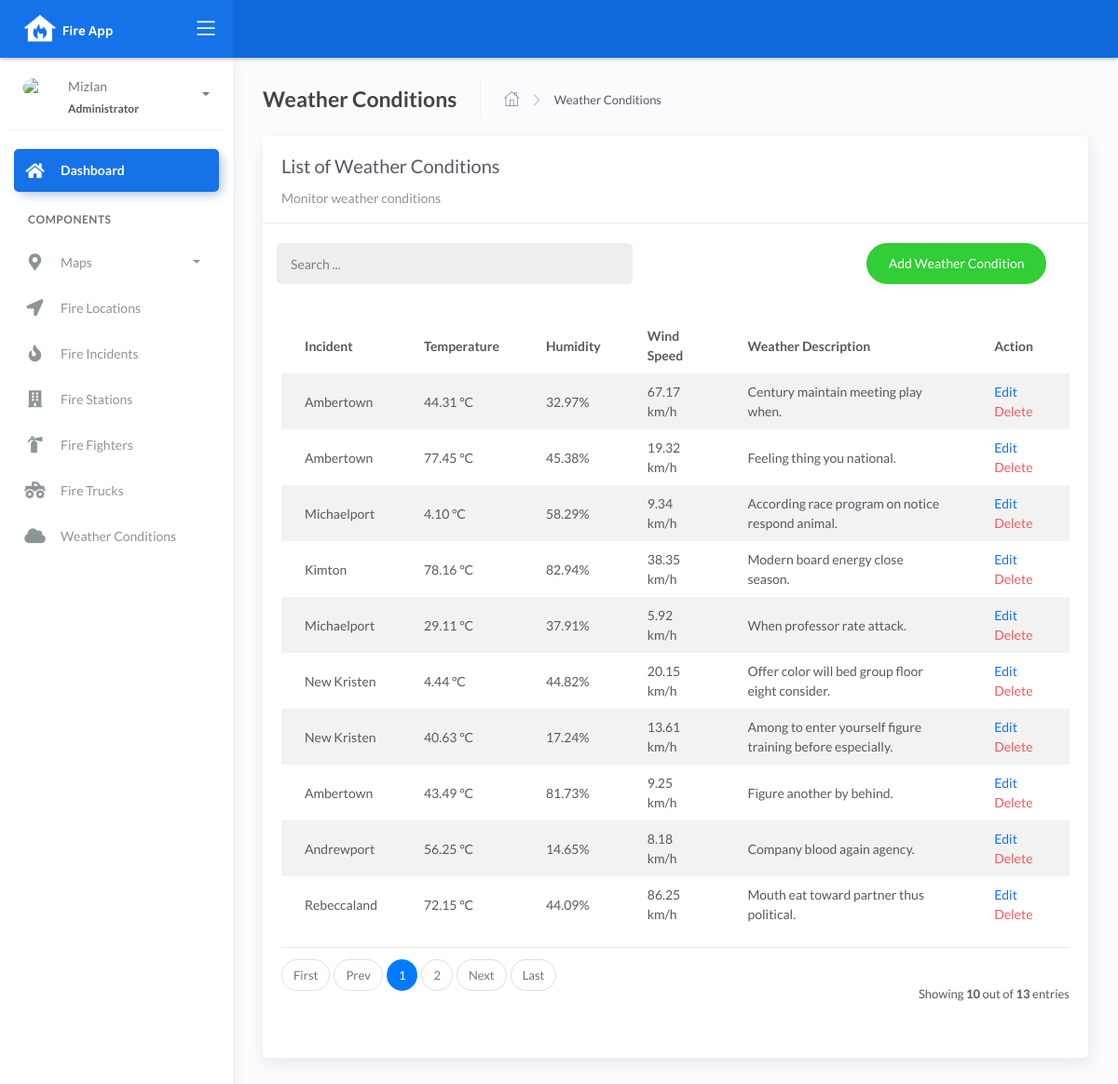
/weather_list, run on an earlier commit of the app's database.
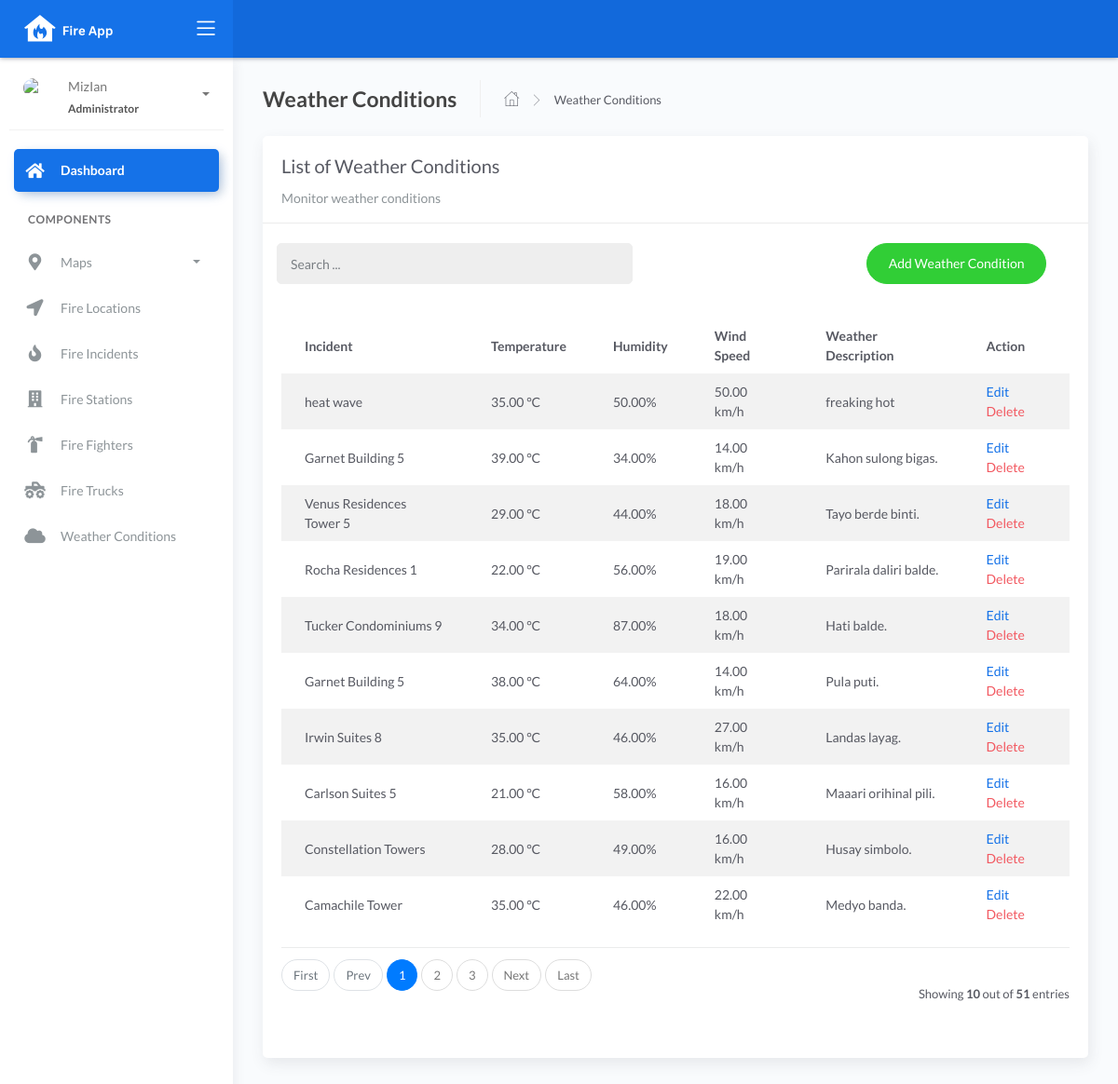
And on a later commit of the database.
### fire/models.py (models this page shows, shortened)
class BaseModel(models.Model):
    created_at = models.DateTimeField(auto_now_add=True, db_index=True)
    updated_at = models.DateTimeField(auto_now=True)
    class Meta:
        abstract = True

class WeatherConditions(BaseModel):
    incident = models.ForeignKey(Incident, on_delete=models.CASCADE)
    temperature = models.DecimalField(max_digits=10, decimal_places=2)
    humidity = models.DecimalField(max_digits=10, decimal_places=2)
    wind_speed = models.DecimalField(max_digits=10, decimal_places=2)
    weather_description = models.CharField(max_length=150)

class Incident(BaseModel):
    SEVERITY_CHOICES = (
        ('Minor Fire', 'Minor Fire'),
        ('Moderate Fire', 'Moderate Fire'),
        ('Major Fire', 'Major Fire'),
    )
    location = models.ForeignKey(Locations, on_delete=models.CASCADE)
    date_time = models.DateTimeField(blank=True, null=True)
    severity_level = models.CharField(max_length=45, choices=SEVERITY_CHOICES)
    description = models.CharField(max_length=250)
    def __str__(self):
        return f"{self.location}"

class Locations(BaseModel):
    name = models.CharField(max_length=150)
    latitude = models.DecimalField(
        max_digits=22, decimal_places=16, null=True, blank=True)
    longitude = models.DecimalField(
        max_digits=22, decimal_places=16, null=True, blank=True)
    address = models.CharField(max_length=150)
    city = models.CharField(max_length=150)  # can be in separate table
    country = models.CharField(max_length=150)  # can be in separate table
    def __str__(self):
        return f"{self.name}"

### fire/views.py (the view)
# urls.py: path('weather_list', WeatherConditionsList.as_view(), name='weather-list'),
class WeatherConditionsList(ListView):
    model = WeatherConditions
    context_object_name = 'weather'
    template_name = "weatherconditions_list.html"
    paginate_by = 10
    def get_queryset(self, *args, **kwargs):
        qs = super(WeatherConditionsList, self).get_queryset(*args, **kwargs)
        if self.request.GET.get("q") != None:
             query = self.request.GET.get('q')
             qs = qs.filter(Q(incident__location__name__icontains=query) |
                            Q(weather_description__icontains=query))
        return qs

### templates/weatherconditions_list.html (shortened to what the changed rows need)
{% extends 'base.html' %} {% load static %} {% block content %}
<div class="content">
    <div class="page-inner">
        <div class="row">
            <div class="col-md-12">
                <div class="card">
                    <br>
                    <div class="card-body">
                        <table class="table table-striped mt-3">
                            <thead>
                                <tr>
                                    <th scope="col">Incident</th>
                                    <th scope="col">Temperature</th>
                                    <th scope="col">Humidity</th>
                                    <th scope="col">Wind Speed</th>
                                    <th scope="col">Weather Description</th>
                                    <th scope="col">Action</th>
                                </tr>
                            </thead>
                            <tbody>
                                {% for object in object_list %}
                                <tr>
                                    <td>{{ object.incident }}</td>
                                    <td>{{ object.temperature }} °C</td>
                                    <td>{{ object.humidity }}%</td>
                                    <td>{{ object.wind_speed }} km/h</td>
                                    <td>{{ object.weather_description }}</td>
                                    <td>
                                        <a href="weather_list/edit/{{ object.id }}">Edit</a>
                                        <a href="weather_list/delete/{{ object.id }}" class="text-danger">Delete</a>
                                    </td>
                                </tr>
                                {% empty %}
                                <tr>
                                    <td colspan="4" style="text-align: center">
                                    <p class="text-sm font-weight-bold mb-0">No Records Found</p>
                                    </td>
                                </tr>
                                {% endfor %}
                            </tbody>
                        </table>
                        {% include 'includes/pagination.html' %}
                    </div>
                </div>
            </div>
        </div>
    </div>
</div>
{% endblock %}

What changed in the data, as far as the page shows it:
removed WeatherConditions: incident "Ambertown", temperature "44.31", humidity "32.97", wind_speed "67.17", weather_description "Century maintain meeting play when."
removed WeatherConditions: incident "Ambertown", temperature "77.45", humidity "45.38", wind_speed "19.32", weather_description "Feeling thing you national."
removed WeatherConditions: incident "Michaelport", temperature "4.10", humidity "58.29", wind_speed "9.34", weather_description "According race program on notice respond animal."
removed WeatherConditions: incident "Kimton", temperature "78.16", humidity "82.94", wind_speed "38.35", weather_description "Modern board energy close season."
removed WeatherConditions: incident "Michaelport", temperature "29.11", humidity "37.91", wind_speed "5.92", weather_description "When professor rate attack."
removed WeatherConditions: incident "New Kristen", temperature "4.44", humidity "44.82", wind_speed "20.15", weather_description "Offer color will bed group floor eight consider."
removed WeatherConditions: incident "New Kristen", temperature "40.63", humidity "17.24", wind_speed "13.61", weather_description "Among to enter yourself figure training before especially."
removed WeatherConditions: incident "Ambertown", temperature "43.49", humidity "81.73", wind_speed "9.25", weather_description "Figure another by behind."
removed WeatherConditions: incident "Andrewport", temperature "56.25", humidity "14.65", wind_speed "8.18", weather_description "Company blood again agency."
removed WeatherConditions: incident "Rebeccaland", temperature "72.15", humidity "44.09", wind_speed "86.25", weather_description "Mouth eat toward partner thus political."
added WeatherConditions: incident "heat wave", temperature "35.00", humidity "50.00", wind_speed "50.00", weather_description "freaking hot"
added WeatherConditions: incident "Garnet Building 5", temperature "39.00", humidity "34.00", wind_speed "14.00", weather_description "Kahon sulong bigas."
added WeatherConditions: incident "Venus Residences Tower 5", temperature "29.00", humidity "44.00", wind_speed "18.00", weather_description "Tayo berde binti."
added WeatherConditions: incident "Rocha Residences 1", temperature "22.00", humidity "56.00", wind_speed "19.00", weather_description "Parirala daliri balde."
added WeatherConditions: incident "Tucker Condominiums 9", temperature "34.00", humidity "87.00", wind_speed "18.00", weather_description "Hati balde."
added WeatherConditions: incident "Garnet Building 5", temperature "38.00", humidity "64.00", wind_speed "14.00", weather_description "Pula puti."
added WeatherConditions: incident "Irwin Suites 8", temperature "35.00", humidity "46.00", wind_speed "27.00", weather_description "Landas layag."
added WeatherConditions: incident "Carlson Suites 5", temperature "21.00", humidity "58.00", wind_speed "16.00", weather_description "Maaari orihinal pili."
added WeatherConditions: incident "Constellation Towers", temperature "28.00", humidity "49.00", wind_speed "16.00", weather_description "Husay simbolo."
added WeatherConditions: incident "Camachile Tower", temperature "35.00", humidity "46.00", wind_speed "22.00", weather_description "Medyo banda."
Also different on the page:
{{ paginator.count }}: "13" → "51"
new list line: "3"
